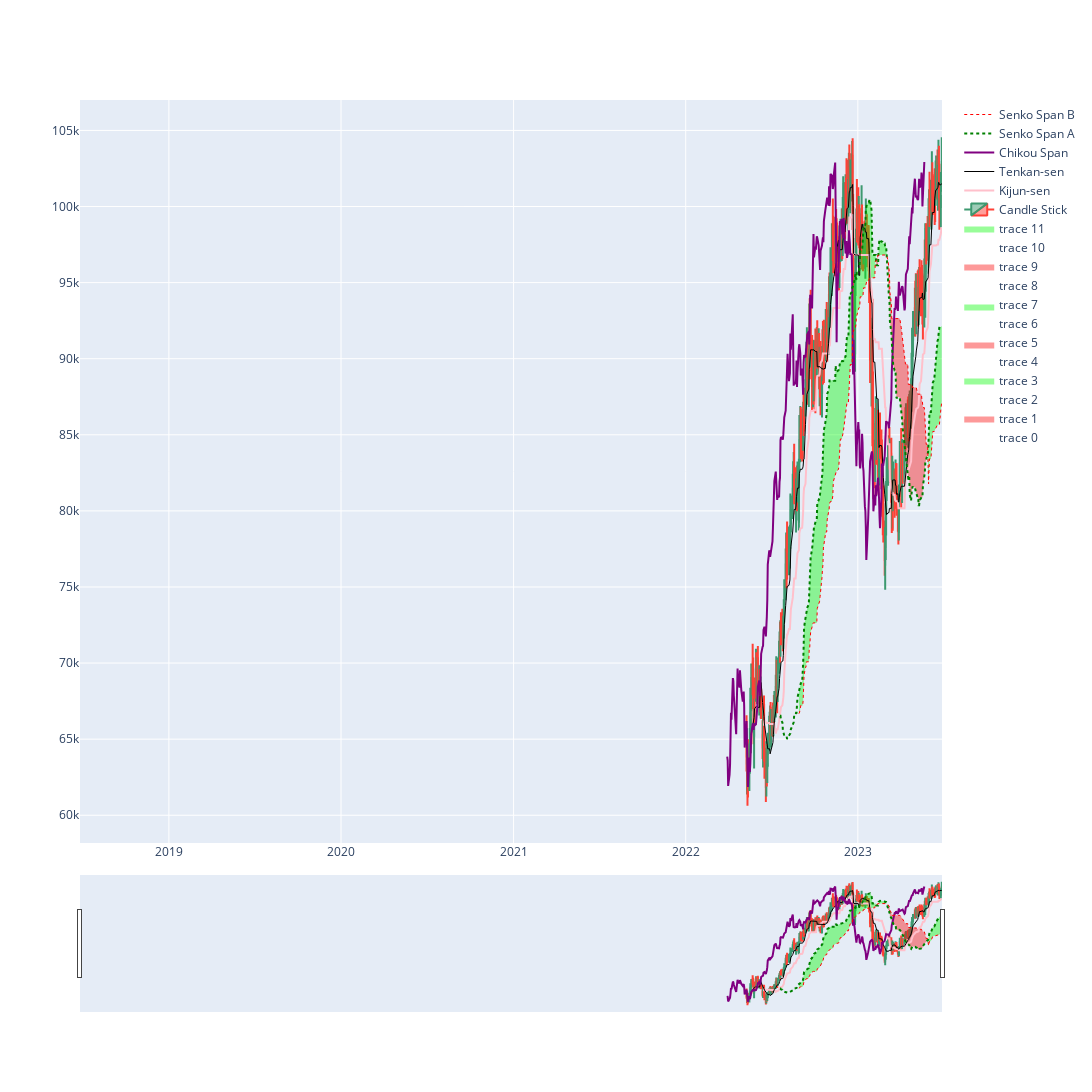

Write notebook code for a chart like this one.
### Code cell
#Plotting the Ichimoku Kinko Hyo
df = port_df.copy()
fig = go.Figure()
candle = go.Candlestick(x=df.index, open=df.Open, close=df.Close, high=df.High, low=df.Low, name="Candle Stick")
df2 = df.copy()
df['label'] = np.where(df.spanA > df.spanB, 1, 0)
df['group'] = df.label.ne(df.label.shift()).cumsum()

df =df.groupby('group')
dfs = []

for name, data in df:
    dfs.append(data)
    
for df in dfs:
    fig.add_traces(go.Scatter(x=df.index, y=df.spanA, line=dict(color = 'rgba(0,0,0,0)')))
    fig.add_traces(go.Scatter(x=df.index, y=df.spanB, line=dict(color = 'rgba(0,0,0,0)'),
                   fill = 'tonexty', fillcolor = get_fill_color(df.label.iloc[0])))
    
baseline = go.Scatter(x=df2.index, y=df2.base, 
                      line=dict(color='pink', width = 2), name="Kijun-sen")
conversion = go.Scatter(x=df2.index, y=df2.conversion, 
                        line=dict(color='black', width = 1), name="Tenkan-sen")
spanA = go.Scatter(x=df2.index, y=df2.spanA,
                   line=dict(color='green', width = 2, dash='dot'), name="Senko Span A")
spanB = go.Scatter(x=df2.index, y=df2.spanB, 
                   line=dict(color='red', width = 1, dash='dot'), name="Senko Span B")
lag = go.Scatter(x=df2.index, y=df2.lagging, 
                 line=dict(color='purple', width = 2), name="Chikou Span")

fig.add_trace(candle)
fig.add_trace(baseline)
fig.add_trace(conversion)
fig.add_trace(lag)
fig.add_trace(spanA)
fig.add_trace(spanB)

fig.update_layout(height=1200, width=1800, showlegend=True)
fig.show()
